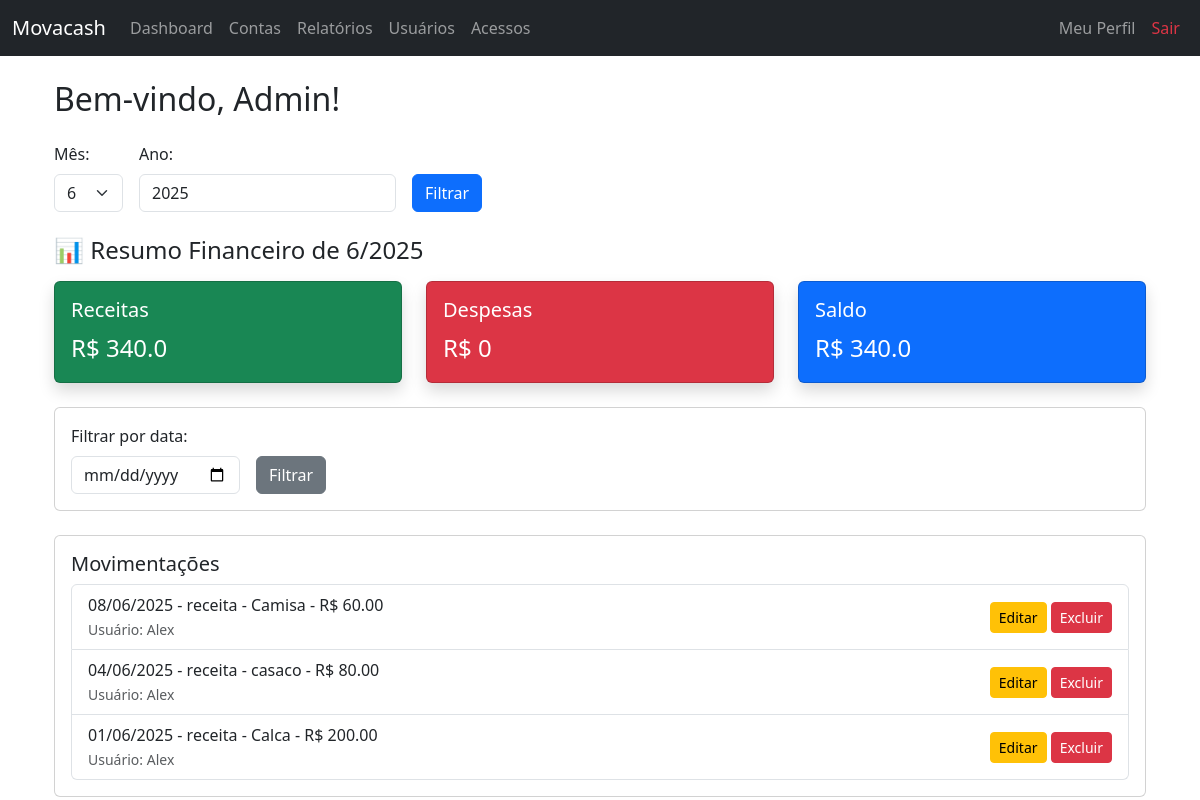
/dashboard (signed in), run on the app's committed database.
### app/models.py (models this page shows)
class Movimentacao(db.Model):
    __tablename__ = 'movimentacoes'
    id = db.Column(db.Integer, primary_key=True)
    tipo = db.Column(db.String(10), nullable=False)  # receita ou despesa
    categoria = db.Column(db.String(50), nullable=False)
    valor = db.Column(db.Float, nullable=False)
    data = db.Column(db.Date, nullable=False)
    usuario_id = db.Column(db.Integer, db.ForeignKey('usuarios.id'), nullable=False)

class Usuario(db.Model):
    __tablename__ = 'usuarios'
    id = db.Column(db.Integer, primary_key=True)
    nome = db.Column(db.String(100), nullable=False)
    email = db.Column(db.String(100), unique=True, nullable=False)
    senha = db.Column(db.String(100), nullable=False)
    tipo = db.Column(db.String(20), nullable=False, default='vendedor')
    ultimo_acesso = db.Column(db.DateTime)
    movimentacoes = db.relationship('Movimentacao', backref='usuario', lazy=True)
    contas = db.relationship('Conta', backref='usuario', lazy=True)

### app/routes.py (the view)
@bp.route('/dashboard')
@login_obrigatorio
def dashboard():
    usuario_id = session.get('usuario_id')
    nome_usuario = session.get('nome')
    hoje = date.today()
    filtro_data = request.args.get('filtro_data')
    mes = int(request.args.get('mes') or hoje.month)
    ano = int(request.args.get('ano') or hoje.year)
    query = Movimentacao.query.options(joinedload(Movimentacao.usuario)).filter(
        extract('month', Movimentacao.data) == mes,
        extract('year', Movimentacao.data) == ano
    )
    if session['tipo'] != 'admin':
        query = query.filter(Movimentacao.usuario_id == usuario_id)
    if filtro_data:
        try:
            data_filtrada = datetime.strptime(filtro_data, '%Y-%m-%d').date()
            query = query.filter(Movimentacao.data == data_filtrada)
        except ValueError:
            flash('Data inválida', 'danger')
    movimentacoes = query.order_by(Movimentacao.data.desc()).all()
    mov_list = [
        (m.tipo, m.categoria, m.valor, m.data, m.id, m.usuario.nome if session['tipo'] == 'admin' else None)
        for m in movimentacoes
    ]
    total_receitas = db.session.query(func.sum(Movimentacao.valor)).filter_by(tipo='receita').filter(
        extract('month', Movimentacao.data) == mes,
        extract('year', Movimentacao.data) == ano
    )
    total_despesas = db.session.query(func.sum(Movimentacao.valor)).filter_by(tipo='despesa').filter(
        extract('month', Movimentacao.data) == mes,
        extract('year', Movimentacao.data) == ano
    )
    if session['tipo'] != 'admin':
        total_receitas = total_receitas.filter(Movimentacao.usuario_id == usuario_id)
        total_despesas = total_despesas.filter(Movimentacao.usuario_id == usuario_id)
    receitas = total_receitas.scalar() or 0
    despesas = total_despesas.scalar() or 0
    saldo = receitas - despesas
    contas_proximas = None
    if session['tipo'] == 'admin':
        tres_dias = hoje + timedelta(days=3)
        contas_proximas = Conta.query.filter(
            Conta.vencimento <= tres_dias,
            Conta.vencimento >= hoje,
            Conta.status != 'paga'
        ).order_by(Conta.vencimento).all()
    return render_template(
        "dashboard.html",
        usuario=nome_usuario,
        saldo=saldo,
        total_receitas=receitas,
        total_despesas=despesas,
        movimentacoes=mov_list,
        filtro_data=filtro_data,
        mes=mes,
        ano=ano,
        contas_proximas=contas_proximas  # <- ⚠️ IMPORTANTE
    )

### app/utils.py (called while the page is built)
def login_obrigatorio(f):
    @wraps(f)
    def decorated_function(*args, **kwargs):
        if 'usuario_id' not in session:
            return redirect(url_for('main.login'))
        return f(*args, **kwargs)
    return decorated_function

### app/templates/dashboard.html (shortened to what this page needs)
{% extends "base.html" %}
{% block content %}
<div class="container mt-4">
    <h2 class="mb-4">Bem-vindo, {{ usuario }}!</h2>
    <form method="GET" class="row g-3 mb-4 align-items-end">
        <div class="col-auto">
            <label class="form-label">Mês:</label>
            <select name="mes" class="form-select">
                {% for m in range(1, 13) %}
                    <option value="{{ m }}" {% if m == mes %}selected{% endif %}>{{ m }}</option>
                {% endfor %}
            </select>
        </div>
        <div class="col-auto">
            <label class="form-label">Ano:</label>
            <input type="number" name="ano" class="form-control" value="{{ ano }}">
        </div>
        <div class="col-auto">
            <button type="submit" class="btn btn-primary">Filtrar</button>
        </div>
    </form>
    <h4 class="mb-3">📊 Resumo Financeiro de {{ mes }}/{{ ano }}</h4>
    <div class="row mb-4">
        <div class="col-md-4">
            <div class="card text-bg-success shadow">
                <div class="card-body">
                    <h5 class="card-title">Receitas</h5>
                    <p class="card-text fs-4">R$ {{ total_receitas | default(0) | round(2) }}</p>
                </div>
            </div>
        </div>
        <div class="col-md-4">
            <div class="card text-bg-danger shadow">
                <div class="card-body">
                    <h5 class="card-title">Despesas</h5>
                    <p class="card-text fs-4">R$ {{ total_despesas | default(0) | round(2) }}</p>
                </div>
            </div>
        </div>
        <div class="col-md-4">
            <div class="card text-bg-primary shadow">
                <div class="card-body">
                    <h5 class="card-title">Saldo</h5>
                    <p class="card-text fs-4">R$ {{ saldo | default(0) | round(2) }}</p>
                </div>
            </div>
        </div>
    </div>
    <div class="card mb-4">
        <div class="card-body">
            <form method="GET" class="row g-3 align-items-end">
                <div class="col-auto">
                    <label class="form-label">Filtrar por data:</label>
                    <input type="date" name="filtro_data" class="form-control" value="{{ filtro_data }}">
                </div>
                <div class="col-auto">
                    <button type="submit" class="btn btn-secondary">Filtrar</button>
                </div>
            </form>
        </div>
    </div>
    <div class="card">
        <div class="card-body">
            <h5 class="card-title">Movimentações</h5>
            {% if movimentacoes %}
                <ul class="list-group">
                    {% for tipo, categoria, valor, data, id, dono in movimentacoes %}
                        <li class="list-group-item d-flex justify-content-between align-items-center">
                            <div>
                                {{ data.strftime('%d/%m/%Y') }} - {{ tipo }} - {{ categoria }} - R$ {{ "%.2f"|format(valor) }}
                                {% if dono %}
                                    <br><small class="text-muted">Usuário: {{ dono }}</small>
                                {% endif %}
                            </div>
                            <span>
                                <a href="{{ url_for('main.editar_movimentacao', id=id) }}" class="btn btn-sm btn-warning">Editar</a>
                                <a href="{{ url_for('main.excluir_movimentacao', id=id) }}"
                                   class="btn btn-sm btn-danger"
                                   onclick="return confirm('Tem certeza que deseja excluir esta movimentação?');">
                                    Excluir
                                </a>
                            </span>
                        </li>
                    {% endfor %}
                </ul>
            {% else %}
                <p class="text-muted">Nenhuma movimentação registrada para essa data.</p>
            {% endif %}
        </div>
    </div>
</div>
{% endblock %}

### app/templates/base.html (shortened to what this page needs)
<!DOCTYPE html>
<html lang="pt-br">
<head>
    <link href="https://cdn.jsdelivr.net/npm/bootstrap@5.3.0/dist/css/bootstrap.min.css" rel="stylesheet">
</head>
<body>
    <nav class="navbar navbar-expand-lg navbar-dark bg-dark fixed-top">
        <div class="container-fluid">
            <a class="navbar-brand" href="{% if session.tipo == 'admin' %}{{ url_for('main.dashboard') }}{% else %}{{ url_for('main.caixa') }}{% endif %}">Movacash</a>
            <div class="collapse navbar-collapse" id="navbarNav">
                <ul class="navbar-nav me-auto">
                    {% if session.tipo == 'admin' %}
                        <li class="nav-item">
                            <a class="nav-link" href="{{ url_for('main.dashboard') }}">Dashboard</a>
                        </li>
                        <li class="nav-item">
                            <a class="nav-link" href="{{ url_for('main.contas') }}">Contas</a>
                        </li>
                        <li class="nav-item">
                            <a class="nav-link" href="{{ url_for('main.relatorios') }}">Relatórios</a>
                        </li>
                        <li class="nav-item">
                            <a class="nav-link" href="{{ url_for('main.cadastrar_usuario') }}">Usuários</a>
                        </li>
                        <li class="nav-item">
                            <a class="nav-link" href="{{ url_for('main.usuarios_logins') }}">Acessos</a>
                        </li>
                    {% elif session.tipo == 'vendedor' %}
                        <li class="nav-item">
                            <a class="nav-link" href="{{ url_for('main.caixa') }}">Caixa</a>
                        </li>
                    {% endif %}
                </ul>
                <ul class="navbar-nav ms-auto">
                    <li class="nav-item">
                        <a class="nav-link" href="{{ url_for('main.perfil') }}">Meu Perfil</a>
                    </li>
                    <li class="nav-item">
                        <a class="nav-link text-danger" href="{{ url_for('main.logout') }}">Sair</a>
                    </li>
                </ul>
            </div>
        </div>
    </nav>
    <div class="container" style="margin-top: 80px;">
        {% block content %}{% endblock %}
    </div>
</body>
</html>

### data on the page
Movimentacao: strftime "08/06/2025", tipo "receita", categoria "Camisa", valor "60.00", nome "Alex"
Movimentacao: strftime "04/06/2025", movimentacoes "receita", movimentacoes "casaco", valor "80.00"
Usuario: movimentacoes "Alex" "Alex"
Movimentacao: strftime "01/06/2025", movimentacoes "receita", movimentacoes "Calca", valor "200.00"

### other printed values
{{ usuario }} "Admin"
{{ mes }} "6"
{{ ano }} "2025"
{{ total_receitas | default(0) | round(2) }} "340.0"
{{ total_despesas | default(0) | round(2) }} "0"
{{ saldo | default(0) | round(2) }} "340.0"
form field mes "6"
